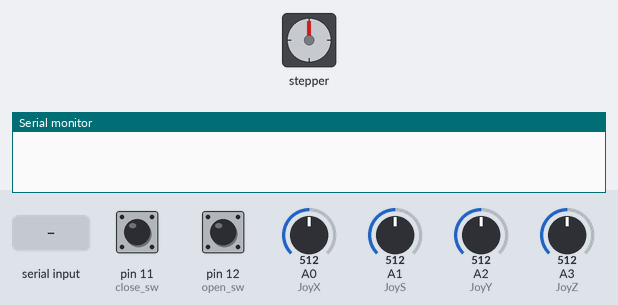
A sketch run on a simulated Arduino Uno, built with avr-gcc and run on an emulated ATmega328P. Parts: stepper motor, the last lines printed to the serial monitor. Inputs (shaded band) come from the test bench; at power-on: A0 (JoyX) = 512, pin 11 (close_sw) HIGH, pin 12 (open_sw) HIGH, A1 (JoyS) = 512, A2 (JoyY) = 512, A3 (JoyZ) = 512. Stepper angles assume 200 steps per turn.

Above: at 1.2 s.
1.3 s: A0 (JoyX) set to 588
2.8 s: A0 (JoyX) set to 618
At 3.36 s:
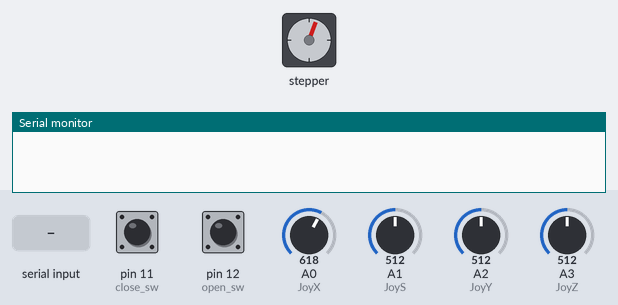
At 3.96 s:
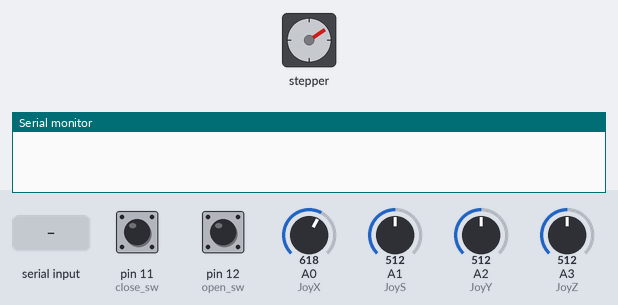
5.8 s: byte 102 ('f') received over Serial
At 7.32 s:
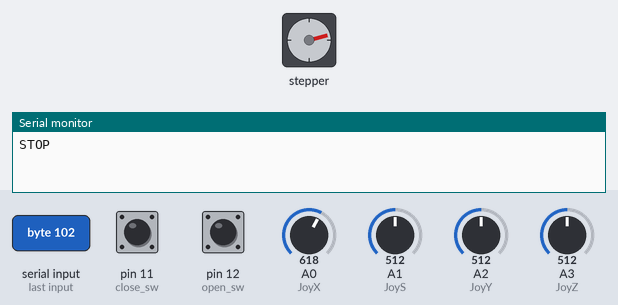
Timing chart, 0 to 18.8 s (numbered marks = the images above; inputs shaded):
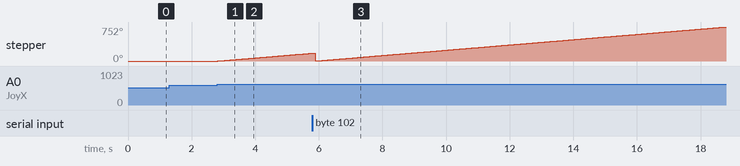

Measured:
- the behaviour switches between 600 and 601 on A0 (JoyX) (found by bisection; images 0 and 1)
- after the input at 1.3 s, every drawn part: stays the same
- after the input at 2.8 s, stepper: keeps turning clockwise at about 58°/s, starting at once

The sketch:

mega_project_uno.ino
```cpp
#include <AccelStepper.h>
const int JoyX = A0; // Analog pin of joystick for Body
const int JoyS = A1; // Analog pin of joystick for Servo
const int JoyY = A2; // Analog pin of joystick for Arm
const int JoyZ = A3; // Analog pin of joystick for Base
const int deadzone = 30;
long receivedMMdistance = 0;
char receivedCommand;
bool newData, runallowed = false;
const int open_sw = 12;
const int close_sw = 11;
const unsigned long debounceDelay = 50;
unsigned long lastDebounceTime = 0;
int openSwState = HIGH;
int closeSwState = HIGH;
int lastOpenSwState = HIGH;
int lastCloseSwState = HIGH;
int openSwReading, closeSwReading, joyXValue, joyYValue, joyZValue, JoySValue , X, Y, Z, S,previousSState,prv_i;
AccelStepper stepper_x(1, 2, 5);
AccelStepper stepper_y(1, 3, 6);
AccelStepper stepper_z(1, 4, 7);
void setup() {
  pinMode(open_sw, INPUT);
  pinMode(close_sw, INPUT);
  digitalWrite(open_sw, HIGH);
  digitalWrite(close_sw, HIGH);
  stepper_x.setMaxSpeed(100.0);
  stepper_y.setMaxSpeed(100);
  stepper_z.setMaxSpeed(100);
  stepper_x.setAcceleration(100);
  stepper_y.setAcceleration(100);
  stepper_z.setAcceleration(100);
  Serial.begin(9600);
}
/////////////////////////////////////////////////////////////
void body_forward() {
  runallowed = true;
  receivedMMdistance = 10;
  // Serial.println("S1");
  stepper_x.move(10);
}
void body_backward() {
  runallowed = true;
  receivedMMdistance = 10;
  // Serial.println("S1`");
  stepper_x.move(-10);
}
////////////////////////////////////////////////////////////
void arm_forward() {
  runallowed = true;
  receivedMMdistance = 10;
  // Serial.println("S2");
  stepper_y.move(10);
}
void arm_backward() {
  runallowed = true;
  receivedMMdistance = 10;
  // Serial.println("S2`");
  stepper_y.move(-10);
}
//////////////////////////////////////////////////////////
void rotate_left() {
  runallowed = true;
  receivedMMdistance = 10;
  // Serial.println("S3");
  stepper_z.move(10);

}
void rotate_right() {
  runallowed = true;
  receivedMMdistance = 10;
  // Serial.println("S3`");
  stepper_z.move(-10);
}
////////////////////////////////////////////////////////
void servo_up() {
  // Serial.println("SU");
  Serial.println('e');
}
void servo_down() {
  // Serial.println("SD");
  Serial.println('c');
}
//////////////////////////////////////////////////////
void servo_open() {
  // Serial.println("SO");
    Serial.println('d');
}
void servo_close() {
  // Serial.println("SC");
    Serial.println('p');
}
//////////////////////////////////////////////////////////////
void handleSwitch(int i) {

  if(i!=prv_i){
    if(i == 1){
      servo_open();
    }
    if (i == -1){
      servo_close();
    }
    prv_i=i;
  }

  return;
}

/////////////////////////////////////////////////////////////
void stop() {
  runallowed = false;
  stepper_x.setCurrentPosition(0);
  stepper_y.setCurrentPosition(0);
  stepper_z.setCurrentPosition(0);
  stepper_x.stop();
  stepper_y.stop();
  stepper_z.stop();
}
/////////////////////////////////////////////////////////////
void joystick() {
  openSwReading = digitalRead(open_sw);
  closeSwReading = digitalRead(close_sw);
  joyXValue = analogRead(JoyX);
  joyYValue = analogRead(JoyY);
  joyZValue = analogRead(JoyZ);
  JoySValue = analogRead(JoyS);
  delay(10);
  ///////////////////////////////////////////////
  if (millis() - lastDebounceTime > debounceDelay) {
    lastDebounceTime = millis();
    if (openSwReading != openSwState) {
      // Serial.println("ooooooO");
      openSwState = openSwReading;
      handleSwitch(1);

    }
    if (closeSwReading != closeSwState) {
      closeSwState = closeSwReading;
      handleSwitch(-1);
      // Serial.println("Ssssssssssss");
    }
    handleSwitch(0);
    // Serial.println("xxxxxxxxxxxxxxxxxx");

  }
  /////////////////////////////////////////////
  lastOpenSwState = openSwReading;
  lastCloseSwState = closeSwReading;
  ////////////////////////////////////////////
  if ((400 < joyXValue) && (joyXValue <= 600))
    X = 0;
  if ((601 <= joyXValue) && (joyXValue <= 1024))
    X = 1;
  if ((0 <= joyXValue) && (joyXValue <= 399))
    X = -1;

  ///////////////************///////////////
  if ((400 < joyZValue) && (joyZValue <= 600))
    Z = 0;
  if ((601 <= joyZValue) && (joyZValue <= 1024))
    Z = 1;
  if ((0 <= joyZValue) && (joyZValue <= 399))
    Z = -1;

  ///////////////************////////////////
  if ((400 < joyYValue) && (joyYValue <= 600))
    Y = 0;
  if ((601 <= joyYValue) && (joyYValue <= 1024))
    Y = -1;
  if ((0 <= joyYValue) && (joyYValue <= 399))
    Y = 1;

  ///////////////************////////////////
  if ((400 < JoySValue) && (JoySValue <= 600))
    S = 0;
  if ((601 <= JoySValue) && (JoySValue <= 1024))
    S = -1;
  if ((0 <= JoySValue) && (JoySValue <= 399))
    S = 1;

  ///////////////////////////////////////////
  // delay(500);
  if (X == 1){

    body_forward();
  }
  /////////////////////
  else if (X == -1)
    body_backward();
  /////////////////////
  else if (Y == 1)
    arm_forward();
  /////////////////////
  else if (Y == -1)
    arm_backward();
  /////////////////////
  else if (Z == 1)
    rotate_left();
  /////////////////////
  else if (Z == -1)
    rotate_right();
  ////////////////////
  else if (S != previousSState) {
    // Serial.println(previousSState);
    // Serial.println(S);
    if (S == 1) {
      servo_up(); // Call servo_up() if S changed from 0 to 1
    } else if (S == -1) {
      servo_down(); // Call servo_down() if S changed from 0 to -1
    }
    // Update previous state of S
    previousSState = S;
  }
  /////////////////////
  else
    stop();
}
////////////////////////////////////////////////////////
void checkSerial(){
  if (Serial.available() > 0)
  {
    receivedCommand = Serial.read();
    newData = true;
  }
  if(newData == true){
    /////////////////////////////////////////
    if(receivedCommand == 'q'){
      // Serial.println("S1");
      body_forward();
    }
    //////////////////
    if(receivedCommand == 'w'){
      // Serial.println("S1`");
      body_backward();
    }
    ////////////////////////////////////////////
    if(receivedCommand == 'a'){
      // Serial.println("S2");
      arm_forward();
    }
    //////////////////
    if(receivedCommand == 's'){
      // Serial.println("S2`");
      arm_backward();
    }
    //////////////////////////////////////////////
    if(receivedCommand == 'z'){
      // Serial.println("S3");
      rotate_left();
    }
    //////////////////
    if(receivedCommand == 'x'){
      // Serial.println("S3`");
      rotate_right();
    }
    ////////////////////////////////////////////
    if(receivedCommand == 'e'){
      servo_up();
    }
    //////////////////
    if(receivedCommand == 'c'){
      servo_down();
    }
    //////////////////////////////////////////
    if(receivedCommand == 'p'){
      servo_open();
    }
    //////////////////
    if(receivedCommand == 'd'){
      servo_close();
    }
    ////////////////////////////////////////
    if(receivedCommand == 'f'){
      Serial.println("STOP ");
      stop();
    }
    ////////////////////////////////////////
  }
  newData = false;
}
//////////////////////////////////////////////////////////////
void continuousRun()
{
  if (runallowed == true)
  {
    if ((abs(stepper_x.currentPosition()) < receivedMMdistance)||(abs(stepper_y.currentPosition()) < receivedMMdistance)||(abs(stepper_z.currentPosition()) < receivedMMdistance)) //abs() is needed because of the '<'
    {
      stepper_x.run();
      stepper_y.run();
      stepper_z.run();
    }
    else
    {
      runallowed = false;
    }
  }
  else
  {
    return;
  }
}
//////////////////////////////////////////////////////////////
void loop()
{
  checkSerial();
  continuousRun();
  joystick();
}
```
